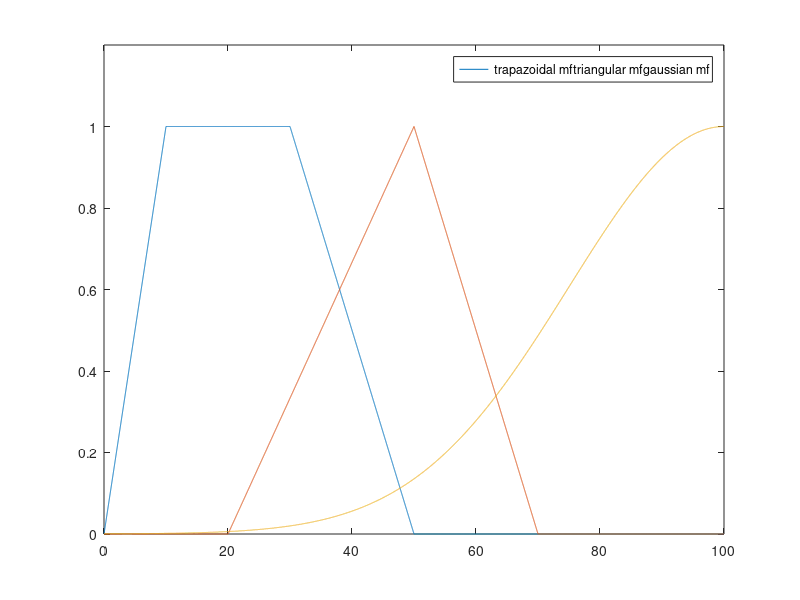

Reproduce this figure in MATLAB. (Note: this script raises an error after producing the figure.)
clc
clear
%% Membership function types

x = 0:0.01:100; % Input

mf1 = trapmf(x, [0 10 30 50]); %mf 1
mf2 = trimf(x, [20 50 70]); %mf 2
mf3 = gaussmf(x, [25 100]); %mf 3

plot(x, mf1);
hold on
plot(x, mf2);
hold on
plot(x, mf3);
ylim([0, 1.2]);
legend(["trapazoidal mf" "triangular mf" "gaussian mf"]);

%% Temperature fuzzification example

temp = 0:0.1:40;

low = trapmf(temp, [0 0 10 15]);
med = trapmf(temp, [6 16 26 31]);
high = trapmf(temp, [25 30 40 40]);

plot(temp, low);
hold on
plot(temp, med);
hold on
plot(temp, high);
ylim([0, 1.2]);
legend(["Low" "Medium" "High"]);

%% Not - And (T-norm) - Or (S-norm)

x = 0:0.1:100;

mf1 = trimf(x, [20 30 65]);
mf2 = trapmf(x, [35 70 80 85]);

plot(x, mf1);
hold on
plot(x, mf2);
ylim([0, 1.2]);
legend(["mf1" "mf2"]);

%% Not --> Not(A) = 1-A

not_mf1 = 1-mf1;

subplot(2,1,1);
plot(x, mf1);
ylim([0, 1.2]);
legend(["mf1"]);

subplot(2,1,2);
plot(x, not_mf1);
ylim([0, 1.2]);
legend(["Not(mf1)"]);

%% And (T-Norm) --> And(A,B) = min(A, B)

and_mf1mf2 = min(mf1,mf2);

subplot(2,1,1);
plot(x, mf1);
hold on
plot(x, mf2);
ylim([0, 1.2]);
legend(["mf1" "mf2"]);

subplot(2,1,2);
plot(x, and_mf1mf2);
ylim([0, 1.2]);
legend(["And(mf1,mf2)"]);
%% Or (S-Norm) --> Or(A,B) = max(A, B)

or_mf1mf2 = max(mf1,mf2);

subplot(2,1,1);
plot(x, mf1);
hold on
plot(x, mf2);
ylim([0, 1.2]);
legend(["mf1" "mf2"]);

subplot(2,1,2);
plot(x, or_mf1mf2);
ylim([0, 1.2]);
legend(["Or(mf1,mf2)"]);
%% Product (T-Norm) --> Prod(A,B) = A*B

prod_mf1mf2 = mf1.*mf2;

subplot(2,1,1);
plot(x, mf1);
hold on
plot(x, mf2);
ylim([0, 1.2]);
legend(["mf1" "mf2"]);

subplot(2,1,2);
plot(x, prod_mf1mf2);
ylim([0, 1.2]);
legend(["Prod(mf1,mf2)"]);